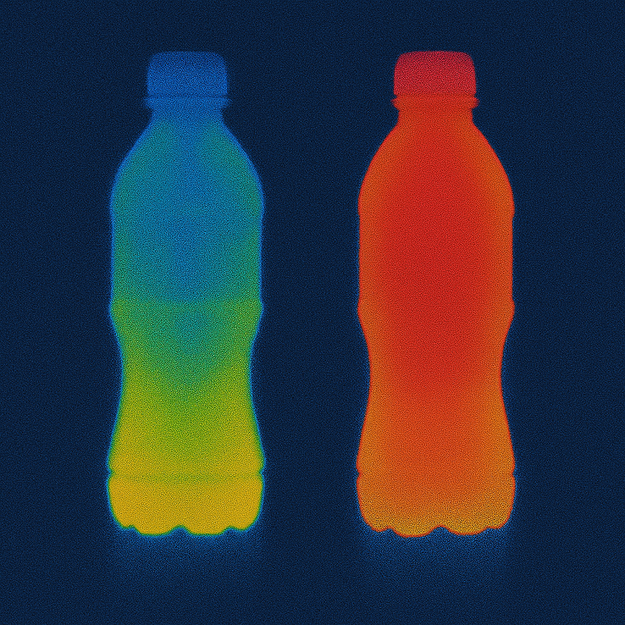
#> input picture capturas/1.png, 625 x 625 px, shrunk from 1024 x 1024 before the run; its folder holds 5 pictures in this run
$ python regresion.py
#> lines starting #> are read from the running program, lines starting #| are printed output that depends on the picture
import cv2
import numpy as np
import os
import matplotlib.pyplot as plt

# Cargar la imagen (se asume "1.png" en la carpeta "capturas")
directorio_actual = os.path.dirname(os.path.abspath(__file__))
ruta_imagen = os.path.join(directorio_actual, 'capturas', '1.png')
if not os.path.isfile(ruta_imagen):
    print(f'La imagen no se encontró en la ruta: {ruta_imagen}')
    exit()
image = cv2.imread(ruta_imagen, cv2.IMREAD_GRAYSCALE)
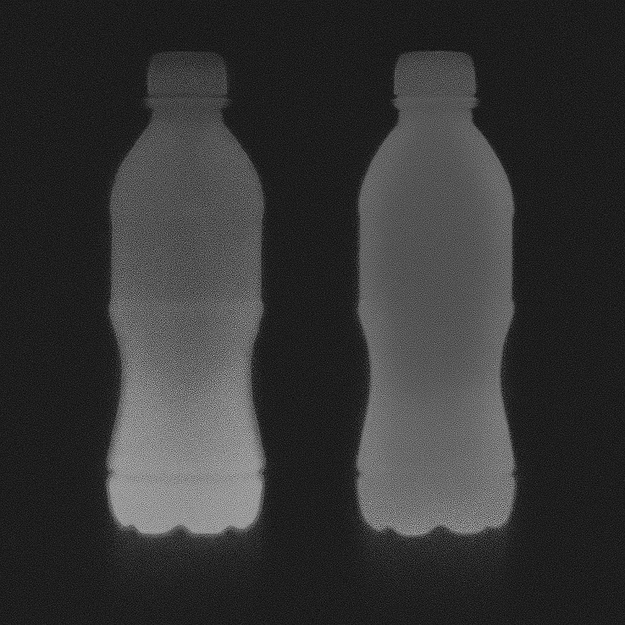
#> image: shape (625, 625); min 2, max 192, mean 52.9
if image is None:
    print("Error al cargar la imagen.")
    exit()

# Crear una imagen en color para visualizar y dibujar los puntos
display_image = cv2.cvtColor(image, cv2.COLOR_GRAY2BGR)

# Listas para almacenar los valores crudos e ingresados de temperatura
raw_values = []
temp_values = []

def click_event(event, x, y, flags, param):
    global display_image, raw_values, temp_values, image
    if event == cv2.EVENT_LBUTTONDOWN:
        # Obtener la intensidad en el punto clickeado
        intensity = image[y, x]
        print(f"Se hizo clic en ({x}, {y}), intensidad = {intensity}")
        # Solicitar al usuario la temperatura para ese punto
        temp_input = input("Ingrese la temperatura en °C para este punto: ")
        try:
            temp = float(temp_input)
        except ValueError:
            print("Valor de temperatura inválido, se omite este punto.")
            return
        raw_values.append(intensity)
        temp_values.append(temp)
        # Dibujar el punto y la etiqueta en la imagen de visualización
        cv2.circle(display_image, (x, y), 5, (0, 0, 255), -1)
        cv2.putText(display_image, f"{temp:.1f}", (x + 10, y), cv2.FONT_HERSHEY_SIMPLEX, 0.5, (0, 255, 0), 1)
        cv2.imshow("Imagen", display_image)

# Configurar la ventana y asignar la función de callback
cv2.namedWindow("Imagen", cv2.WINDOW_NORMAL)
cv2.imshow("Imagen", display_image)
cv2.setMouseCallback("Imagen", click_event)

print("Seleccione puntos haciendo clic en la imagen e ingrese la temperatura correspondiente.")
print("Cuando haya terminado, presione Ctrl+C en la terminal para finalizar.")

# Esperar a que el usuario interrumpa con Ctrl+C
try:
    while True:
        cv2.waitKey(1)
except KeyboardInterrupt:
    print("Ctrl+C detectado, finalizando la captura de puntos.")
finally:
    cv2.destroyAllWindows()

# Verificar que se hayan seleccionado al menos dos puntos
if len(raw_values) < 2:
    print("No se han seleccionado suficientes puntos para la calibración.")
    exit()

raw_arr = np.array(raw_values)
temp_arr = np.array(temp_values)

# Realizar la regresión lineal: T(°C) = scale * raw + offset
coef = np.polyfit(raw_arr, temp_arr, 1)
scale_coef, offset_coef = coef

print("\nEcuación de calibración obtenida:")
print(f"T(°C) = {scale_coef:.4f} * raw + {offset_coef:.4f}")

# Visualizar los puntos y la línea de ajuste
plt.figure(figsize=(8, 6))
plt.scatter(raw_arr, temp_arr, label="Puntos de calibración", color="blue")
x_fit = np.linspace(raw_arr.min(), raw_arr.max(), 100)
y_fit = scale_coef * x_fit + offset_coef
plt.plot(x_fit, y_fit, 'r-', label="Ajuste lineal")
plt.xlabel("Valor crudo (raw)")
plt.ylabel("Temperatura (°C)")
plt.title("Calibración lineal")
plt.legend()
plt.grid(True)
plt.show()
